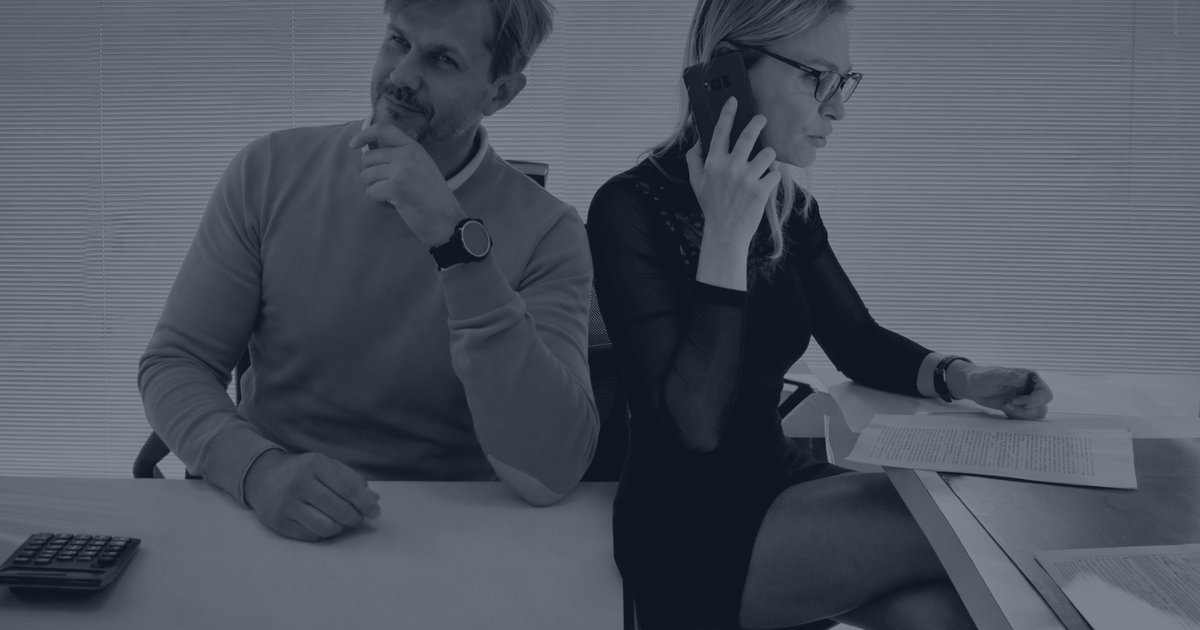
#> input picture img/og-default.jpg, 1200 x 630 px
$ python convert-vetrina.py ../img/og-default.jpg
#> lines starting #> are read from the running program, lines starting #| are printed output that depends on the picture
#!/usr/bin/env python3
"""
Converti foto vetrina in WebP ottimizzato con correzione colore.
Riduce i toni rossi, rende i colori piu' morbidi e naturali, aumenta la nitidezza.

USO:
  python3 scripts/convert-vetrina.py foto-originale.jpg

Output: img/blog/ufficio-righetto-immobiliare.webp
        img/blog/ufficio-righetto-immobiliare.jpg (backup ottimizzato)
"""

import sys
import os
from PIL import Image, ImageEnhance, ImageFilter

def process_image(input_path):
    """Processa l'immagine della vetrina con correzioni colore e nitidezza."""
#> called with input_path = '../img/og-default.jpg'

    img = Image.open(input_path).convert('RGB')
#> img is the input picture: PIL image 1200x630 RGB; mean R, G, B 76, 85, 94

    # 1. Riduci toni rossi: separa i canali e attenua il rosso
    r, g, b = img.split()
    # Riduce il canale rosso del 8% e aumenta leggermente il blu per toni piu' freddi/naturali
    r = r.point(lambda x: int(x * 0.92))
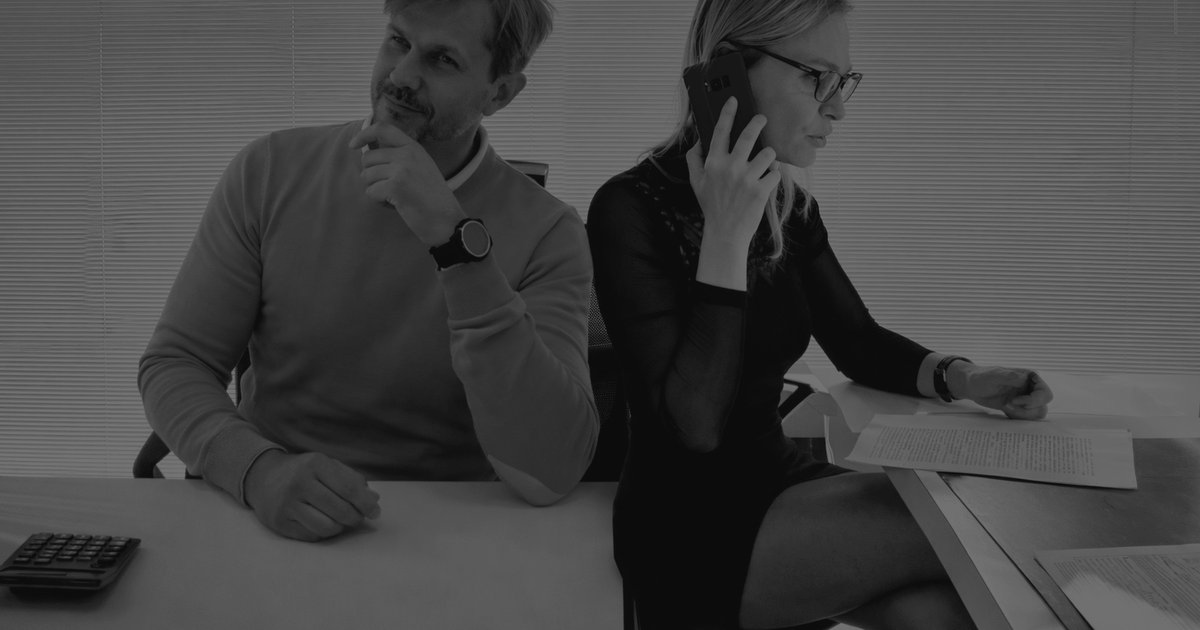
#> r: PIL image 1200x630 L; min 2, max 126, mean 69.4
    b = b.point(lambda x: min(255, int(x * 1.04)))
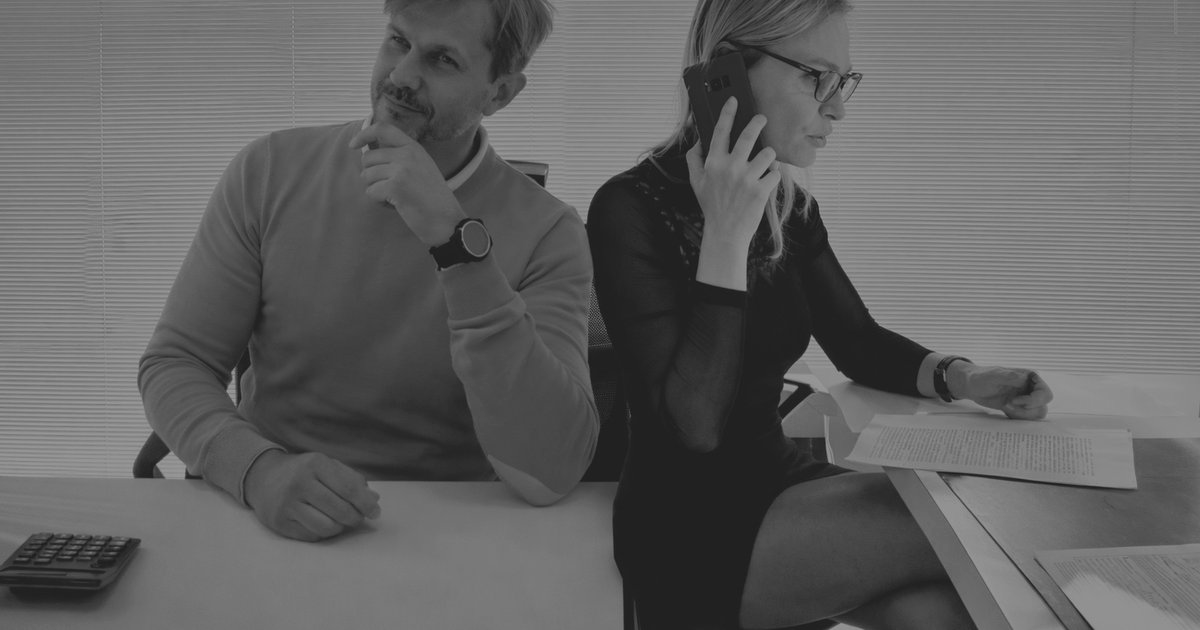
#> b: PIL image 1200x630 L; min 21, max 162, mean 97.3
    img = Image.merge('RGB', (r, g, b))

    # 2. Colori piu' morbidi: riduci leggermente la saturazione
    enhancer = ImageEnhance.Color(img)
    img = enhancer.enhance(0.85)  # 85% saturazione = piu' morbido

    # 3. Luce naturale: aumenta leggermente la luminosita'
    enhancer = ImageEnhance.Brightness(img)
    img = enhancer.enhance(1.06)  # +6% luminosita'

    # 4. Nitidezza: applica sharpening
    enhancer = ImageEnhance.Sharpness(img)
    img = enhancer.enhance(1.4)  # +40% nitidezza

    # 5. Contrasto leggero per definizione
    enhancer = ImageEnhance.Contrast(img)
    img = enhancer.enhance(1.05)  # +5% contrasto

    # Percorso output
    base_dir = os.path.dirname(os.path.dirname(os.path.abspath(__file__)))
    blog_dir = os.path.join(base_dir, 'img', 'blog')
    os.makedirs(blog_dir, exist_ok=True)

    # Ridimensiona per web (max 1200px larghezza, mantieni proporzioni)
    max_width = 1200
    if img.width > max_width:
        ratio = max_width / img.width
        new_size = (max_width, int(img.height * ratio))
        img = img.resize(new_size, Image.LANCZOS)

    # Salva WebP (qualita' alta, ottimizzato per web)
    webp_path = os.path.join(blog_dir, 'ufficio-righetto-immobiliare.webp')
    img.save(webp_path, 'WEBP', quality=82, method=6)

    # Salva anche JPG di backup
    jpg_path = os.path.join(blog_dir, 'ufficio-righetto-immobiliare.jpg')
    img.save(jpg_path, 'JPEG', quality=85, optimize=True)

    # Dimensioni file
    webp_size = os.path.getsize(webp_path) / 1024
    jpg_size = os.path.getsize(jpg_path) / 1024

    print(f'Immagine processata con successo!')
    print(f'  Dimensioni: {img.width}x{img.height}px')
#|   Dimensioni: 1200x630px
    print(f'  WebP: {webp_path} ({webp_size:.0f} KB)')
    print(f'  JPG:  {jpg_path} ({jpg_size:.0f} KB)')
    print(f'  Risparmio WebP vs JPG: {((jpg_size-webp_size)/jpg_size*100):.0f}%')
    print(f'\nCorrezioni applicate:')
    print(f'  - Canale rosso ridotto del 8%')
    print(f'  - Canale blu aumentato del 4%')
    print(f'  - Saturazione al 85% (colori piu morbidi)')
    print(f'  - Luminosita +6% (luce naturale)')
    print(f'  - Nitidezza +40%')
    print(f'  - Contrasto +5%')

if __name__ == '__main__':
    if len(sys.argv) < 2:
        print('Uso: python3 scripts/convert-vetrina.py <foto-originale.jpg>')
        print('La foto verra salvata in img/blog/ufficio-righetto-immobiliare.webp')
        sys.exit(1)

    input_path = sys.argv[1]
    if not os.path.exists(input_path):
        print(f'Errore: file non trovato: {input_path}')
        sys.exit(1)

    process_image(input_path)
